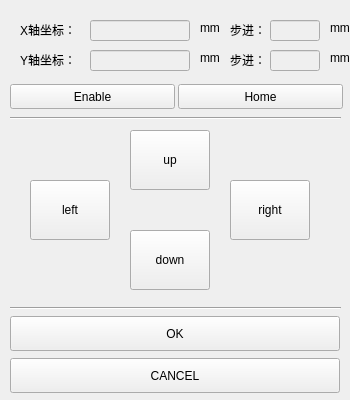
<?xml version="1.0" encoding="UTF-8"?>
<ui version="4.0">
 <class>JoystickWidget</class>
 <widget class="QWidget" name="JoystickWidget">
  <property name="geometry">
   <rect>
    <x>0</x>
    <y>0</y>
    <width>350</width>
    <height>400</height>
   </rect>
  </property>
  <property name="windowTitle">
   <string>JoystickWidget</string>
  </property>
  <widget class="QPushButton" name="pushButton_up">
   <property name="geometry">
    <rect>
     <x>130</x>
     <y>130</y>
     <width>80</width>
     <height>60</height>
    </rect>
   </property>
   <property name="text">
    <string>up</string>
   </property>
  </widget>
  <widget class="QPushButton" name="pushButton_left">
   <property name="geometry">
    <rect>
     <x>30</x>
     <y>180</y>
     <width>80</width>
     <height>60</height>
    </rect>
   </property>
   <property name="text">
    <string>left</string>
   </property>
  </widget>
  <widget class="QPushButton" name="pushButton_down">
   <property name="geometry">
    <rect>
     <x>130</x>
     <y>230</y>
     <width>80</width>
     <height>60</height>
    </rect>
   </property>
   <property name="text">
    <string>down</string>
   </property>
  </widget>
  <widget class="QPushButton" name="pushButton_right">
   <property name="geometry">
    <rect>
     <x>230</x>
     <y>180</y>
     <width>80</width>
     <height>60</height>
    </rect>
   </property>
   <property name="text">
    <string>right</string>
   </property>
  </widget>
  <widget class="QLabel" name="label">
   <property name="geometry">
    <rect>
     <x>20</x>
     <y>22</y>
     <width>72</width>
     <height>16</height>
    </rect>
   </property>
   <property name="text">
    <string>X轴坐标：</string>
   </property>
  </widget>
  <widget class="QLabel" name="label_2">
   <property name="geometry">
    <rect>
     <x>20</x>
     <y>52</y>
     <width>72</width>
     <height>15</height>
    </rect>
   </property>
   <property name="text">
    <string>Y轴坐标：</string>
   </property>
  </widget>
  <widget class="QLineEdit" name="lineEdit_encX">
   <property name="enabled">
    <bool>false</bool>
   </property>
   <property name="geometry">
    <rect>
     <x>90</x>
     <y>20</y>
     <width>100</width>
     <height>21</height>
    </rect>
   </property>
  </widget>
  <widget class="QLineEdit" name="lineEdit_encY">
   <property name="enabled">
    <bool>false</bool>
   </property>
   <property name="geometry">
    <rect>
     <x>90</x>
     <y>50</y>
     <width>100</width>
     <height>21</height>
    </rect>
   </property>
  </widget>
  <widget class="QLabel" name="label_3">
   <property name="geometry">
    <rect>
     <x>200</x>
     <y>20</y>
     <width>21</width>
     <height>16</height>
    </rect>
   </property>
   <property name="text">
    <string>mm</string>
   </property>
  </widget>
  <widget class="QLabel" name="label_4">
   <property name="geometry">
    <rect>
     <x>200</x>
     <y>50</y>
     <width>21</width>
     <height>16</height>
    </rect>
   </property>
   <property name="text">
    <string>mm</string>
   </property>
  </widget>
  <widget class="Line" name="line">
   <property name="geometry">
    <rect>
     <x>10</x>
     <y>110</y>
     <width>331</width>
     <height>16</height>
    </rect>
   </property>
   <property name="sizePolicy">
    <sizepolicy hsizetype="Fixed" vsizetype="Fixed">
     <horstretch>0</horstretch>
     <verstretch>0</verstretch>
    </sizepolicy>
   </property>
   <property name="orientation">
    <enum>Qt::Horizontal</enum>
   </property>
  </widget>
  <widget class="QLabel" name="label_5">
   <property name="geometry">
    <rect>
     <x>330</x>
     <y>50</y>
     <width>21</width>
     <height>16</height>
    </rect>
   </property>
   <property name="text">
    <string>mm</string>
   </property>
  </widget>
  <widget class="QLabel" name="label_6">
   <property name="geometry">
    <rect>
     <x>230</x>
     <y>22</y>
     <width>51</width>
     <height>16</height>
    </rect>
   </property>
   <property name="text">
    <string>步进：</string>
   </property>
  </widget>
  <widget class="QLineEdit" name="lineEdit_stepY">
   <property name="enabled">
    <bool>false</bool>
   </property>
   <property name="geometry">
    <rect>
     <x>270</x>
     <y>50</y>
     <width>50</width>
     <height>21</height>
    </rect>
   </property>
  </widget>
  <widget class="QLineEdit" name="lineEdit_stepX">
   <property name="enabled">
    <bool>false</bool>
   </property>
   <property name="geometry">
    <rect>
     <x>270</x>
     <y>20</y>
     <width>50</width>
     <height>21</height>
    </rect>
   </property>
  </widget>
  <widget class="QLabel" name="label_7">
   <property name="geometry">
    <rect>
     <x>230</x>
     <y>52</y>
     <width>41</width>
     <height>16</height>
    </rect>
   </property>
   <property name="text">
    <string>步进：</string>
   </property>
  </widget>
  <widget class="QLabel" name="label_8">
   <property name="geometry">
    <rect>
     <x>330</x>
     <y>20</y>
     <width>21</width>
     <height>16</height>
    </rect>
   </property>
   <property name="text">
    <string>mm</string>
   </property>
  </widget>
  <widget class="QPushButton" name="pushButton_enable">
   <property name="geometry">
    <rect>
     <x>10</x>
     <y>84</y>
     <width>165</width>
     <height>25</height>
    </rect>
   </property>
   <property name="text">
    <string>Enable</string>
   </property>
  </widget>
  <widget class="QPushButton" name="pushButton_home">
   <property name="geometry">
    <rect>
     <x>178</x>
     <y>84</y>
     <width>165</width>
     <height>25</height>
    </rect>
   </property>
   <property name="text">
    <string>Home</string>
   </property>
  </widget>
  <widget class="Line" name="line_2">
   <property name="geometry">
    <rect>
     <x>10</x>
     <y>300</y>
     <width>331</width>
     <height>16</height>
    </rect>
   </property>
   <property name="orientation">
    <enum>Qt::Horizontal</enum>
   </property>
  </widget>
  <widget class="QPushButton" name="pushButton_cancel">
   <property name="geometry">
    <rect>
     <x>10</x>
     <y>358</y>
     <width>330</width>
     <height>35</height>
    </rect>
   </property>
   <property name="text">
    <string>CANCEL</string>
   </property>
  </widget>
  <widget class="QPushButton" name="pushButton_ok">
   <property name="geometry">
    <rect>
     <x>10</x>
     <y>316</y>
     <width>330</width>
     <height>35</height>
    </rect>
   </property>
   <property name="text">
    <string>OK</string>
   </property>
  </widget>
 </widget>
 <layoutdefault spacing="6" margin="11"/>
 <resources/>
 <connections/>
</ui>
